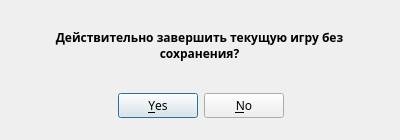
<?xml version="1.0" encoding="UTF-8"?>
<ui version="4.0">
 <class>Dialog</class>
 <widget class="QDialog" name="Dialog">
  <property name="geometry">
   <rect>
    <x>0</x>
    <y>0</y>
    <width>400</width>
    <height>140</height>
   </rect>
  </property>
  <property name="font">
   <font>
    <family>PT Sans</family>
   </font>
  </property>
  <property name="windowTitle">
   <string>Завершить игру?</string>
  </property>
  <widget class="QDialogButtonBox" name="buttonBox">
   <property name="geometry">
    <rect>
     <x>30</x>
     <y>90</y>
     <width>341</width>
     <height>32</height>
    </rect>
   </property>
   <property name="font">
    <font>
     <family>PT Sans</family>
     <pointsize>9</pointsize>
    </font>
   </property>
   <property name="orientation">
    <enum>Qt::Horizontal</enum>
   </property>
   <property name="standardButtons">
    <set>QDialogButtonBox::No|QDialogButtonBox::Yes</set>
   </property>
   <property name="centerButtons">
    <bool>true</bool>
   </property>
  </widget>
  <widget class="QLabel" name="label">
   <property name="geometry">
    <rect>
     <x>24</x>
     <y>20</y>
     <width>351</width>
     <height>50</height>
    </rect>
   </property>
   <property name="font">
    <font>
     <family>PT Sans</family>
     <pointsize>9</pointsize>
     <weight>75</weight>
     <bold>true</bold>
    </font>
   </property>
   <property name="text">
    <string>Действительно завершить текущую игру без сохранения?</string>
   </property>
   <property name="alignment">
    <set>Qt::AlignCenter</set>
   </property>
   <property name="wordWrap">
    <bool>true</bool>
   </property>
  </widget>
 </widget>
 <resources/>
 <connections>
  <connection>
   <sender>buttonBox</sender>
   <signal>accepted()</signal>
   <receiver>Dialog</receiver>
   <slot>accept()</slot>
   <hints>
    <hint type="sourcelabel">
     <x>248</x>
     <y>254</y>
    </hint>
    <hint type="destinationlabel">
     <x>157</x>
     <y>274</y>
    </hint>
   </hints>
  </connection>
  <connection>
   <sender>buttonBox</sender>
   <signal>rejected()</signal>
   <receiver>Dialog</receiver>
   <slot>reject()</slot>
   <hints>
    <hint type="sourcelabel">
     <x>316</x>
     <y>260</y>
    </hint>
    <hint type="destinationlabel">
     <x>286</x>
     <y>274</y>
    </hint>
   </hints>
  </connection>
 </connections>
</ui>
